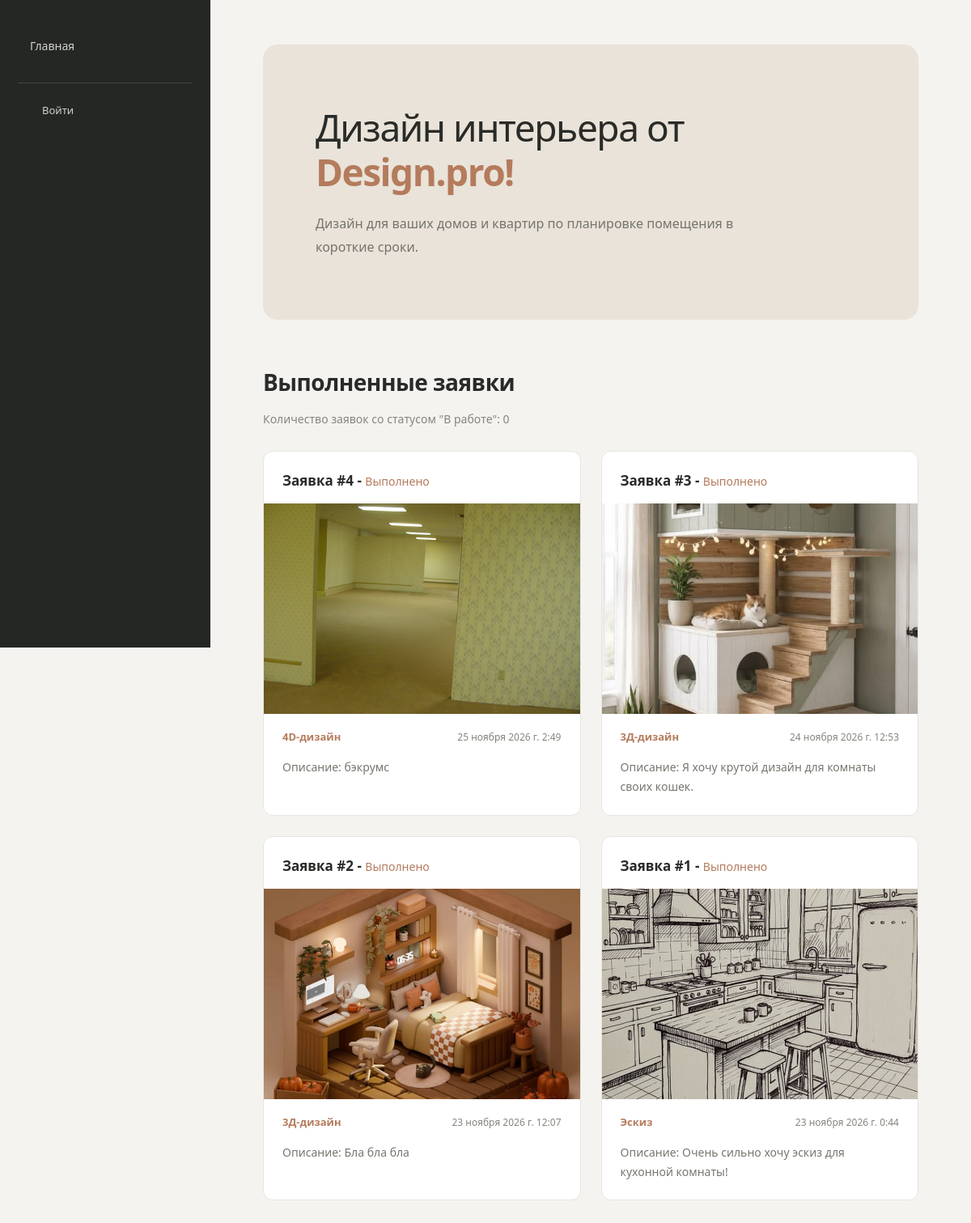
/creative_space/, run on the app's committed database.
### creative_space/models.py (models this page shows, shortened)
class Submission(models.Model):
    client = models.ForeignKey(Client, verbose_name="Клиент", on_delete=models.SET_NULL, null=True)
    category = models.ForeignKey(Category, verbose_name="Категория",on_delete=models.CASCADE, help_text="Категория заявки (что требуется сделать по заявке)")
    description = models.TextField("Описание", help_text="Предпочтения и пожелания к дизайну.")
    floor_plan=models.ImageField(
        "План помещения",
        upload_to='floor_plan/%Y/%m',
        help_text="План помещения.",
        validators=[
            FileExtensionValidator(
                allowed_extensions=['png', 'jpg', 'jpeg', 'bmp'],
                message="Допустимые форматы: JPG, JPEG, PNG, BMP.",),
            validate_image_size,],
        )
    created_at = models.DateTimeField(auto_now_add=True, help_text="Дата создания заявки")
    WORK_STATUS = [
        ('n', 'Новый'),
        ('w', 'В работе'),
        ('r', "Выполнено"),
    ]
    status = models.CharField("Статус заявки", max_length=1, choices=WORK_STATUS, default='n')

class Design(models.Model):
    designer = models.ForeignKey(Client, verbose_name="Дизайнер",on_delete=models.SET_NULL, null=True)
    design_photo = models.ImageField(upload_to='design_photos/%Y/%m', blank=True, null=True, help_text="Фотография готового дизайна.")
    comment = models.TextField(blank=True, null=True, help_text="Введите комментарий по заявке.")
    submission = models.OneToOneField(Submission, on_delete=models.SET_NULL, null=True, help_text="Заявка, для которой нужен дизайн.")

class Category(models.Model):
    name = models.CharField("Категория", max_length=50, help_text="Что требуется сделать по заявке.")
    class Meta:
        ordering = ('name',)
    def __str__(self):
        return self.name

### creative_space/views.py (the view)
# urls.py: path('', views.index, name='index'),
def index (request):
    num_submissions = Submission.objects.filter(status__exact='w').count()
    submission_ready_list = Submission.objects.filter(status__exact='r').order_by('-created_at')
    return render(request, 'creative_space/index.html', {'num_submissions': num_submissions, 'submission_ready_list': submission_ready_list,} )

### creative_space/templates/creative_space/index.html (shortened to what this page needs)
{% extends "base_generic.html" %}
{% block content %}
    <section class="hero">
        <h1>Дизайн интерьера от <span class="logo">Design.pro!</span></h1>
        <p>Дизайн для ваших домов и квартир по планировке помещения в короткие сроки.</p>
    </section>
    <section class="submissions_list">
        <h2>Выполненные заявки</h2>
        <p>Количество заявок со статусом "В работе": {{num_submissions}}</p>
        <div class="submissions">
            {% if submission_ready_list %}
                {% for submission in submission_ready_list %}
                    <div class="submission">
                        <h3>Заявка #{{submission.id}} - <span class="status">{{submission.get_status_display}}</span></h3>
                        <div class="design-photo"><img src="{{submission.design.design_photo.url}}" alt="Готовая работа"></div>
                        <div class="submission-info">
                            <p>{{submission.category}}</p>
                            <time>{{submission.created_at}}</time>
                        </div>
                        <p>Описание: {{submission.description}}</p>
                    </div>
                {% endfor %}
            {% else %}
                <p>Дизайнов со статусом "Выполнено" не было.</p>
            {% endif %}
        </div>
    </section>
{% endblock %}

### creative_space/static/css/styles.css (style rules this page uses)
:root { --bg-color: #f5f3ef; --sidebar-color: #252724; --sidebar-hover: #383b36; --primary-color: #b47b5c; --primary-hover: #996448; --text-color: #292b28; --muted-color: #85857e; --card-color: #ffffff; --border-color: #e8e5df; --sidebar-width: 260px; --radius: 12px; --transition: 0.25s ease; }
* { margin: 0; padding: 0; box-sizing: border-box; }
body { font-family: "Segoe UI", Arial, sans-serif; background-color: var(--bg-color); color: var(--text-color); line-height: 1.6; }
.hero { position: relative; padding: 75px 65px; margin-bottom: 55px; background-color: #e9e3d9; border-radius: 18px; overflow: hidden; }
.hero h1 { max-width: 750px; font-size: 46px; font-weight: 500; line-height: 1.2; letter-spacing: -1.5px; color: #292b28; }
.logo { color: var(--primary-color); font-weight: 700; }
.hero p { max-width: 550px; margin-top: 22px; color: #74746d; font-size: 16px; line-height: 1.8; }
.submissions_list h2 { margin-bottom: 12px; font-size: 28px; font-weight: 600; letter-spacing: -0.5px; }
.submissions_list > p { margin-bottom: 28px; color: var(--muted-color); font-size: 14px; }
.submissions { display: grid; grid-template-columns: repeat(2, minmax(0, 1fr)); gap: 25px; }
.submission { background-color: var(--card-color); border: 1px solid var(--border-color); border-radius: var(--radius); overflow: hidden; transition: var(--transition); }
.submission h3 { padding: 22px 23px 15px; font-size: 17px; font-weight: 600; }
.status { color: var(--primary-color); font-size: 14px; font-weight: 500; }
.design-photo { width: 100%; height: 260px; overflow: hidden; background-color: #e9e5de; }
.design-photo img { display: block; width: 100%; height: 100%; object-fit: cover; transition: transform 0.5s ease; }
.submission-info { display: flex; justify-content: space-between; align-items: center; padding: 18px 23px 10px; }
.submission-info p { color: var(--primary-color); font-size: 13px; font-weight: 600; }
.submission-info time { color: var(--muted-color); font-size: 12px; }
.submission > p { padding: 5px 23px 23px; color: #777770; font-size: 14px; line-height: 1.7; }
main > section > h2 { margin: 28px 0 22px; font-size: 22px; font-weight: 600; color: var(--text-color); }

### data on the page
Submission: id "4", status "Выполнено", design.design_photo (picture), category "4D-дизайн", created_at "25 ноября 2026 г. 2:49", description "бэкрумс"
Submission: id "3", status "Выполнено", design.design_photo (picture), category "3Д-дизайн", created_at "24 ноября 2026 г. 12:53", description "Я хочу крутой дизайн для комнаты своих кошек."
Submission: id "2", status "Выполнено", design.design_photo (picture), category "3Д-дизайн", created_at "23 ноября 2026 г. 12:07", description "Бла бла бла"
Submission: id "1", status "Выполнено", design.design_photo (picture), category "Эскиз", created_at "23 ноября 2026 г. 0:44", description "Очень сильно хочу эскиз для кухонной комнаты!"

### other printed values
{{ num_submissions }} "0"
